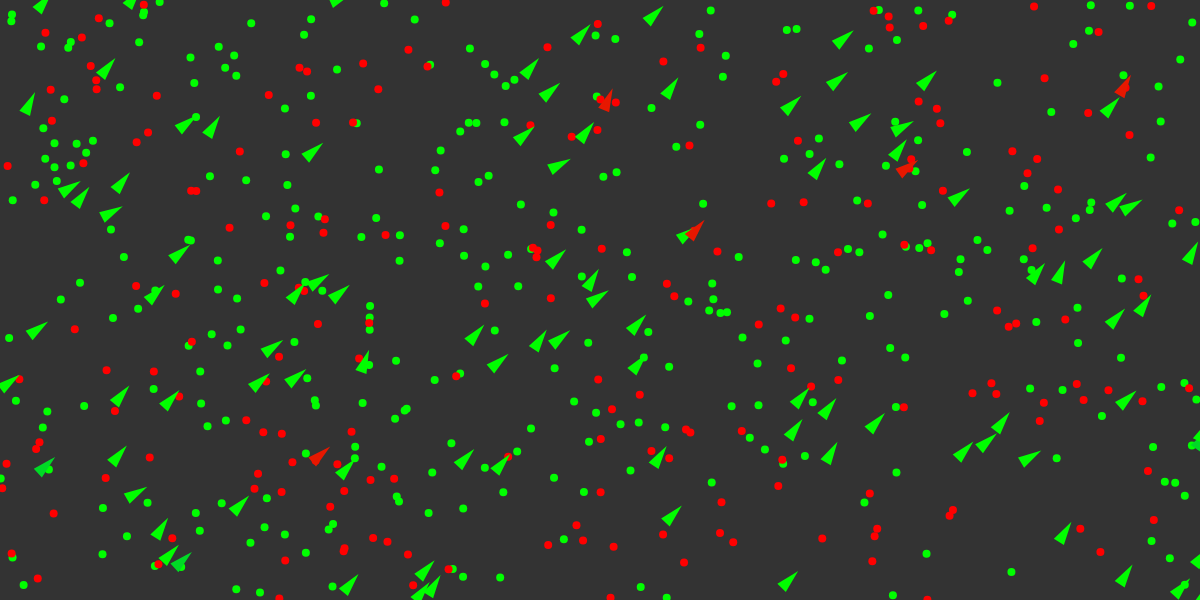
Frame 1 (no input)
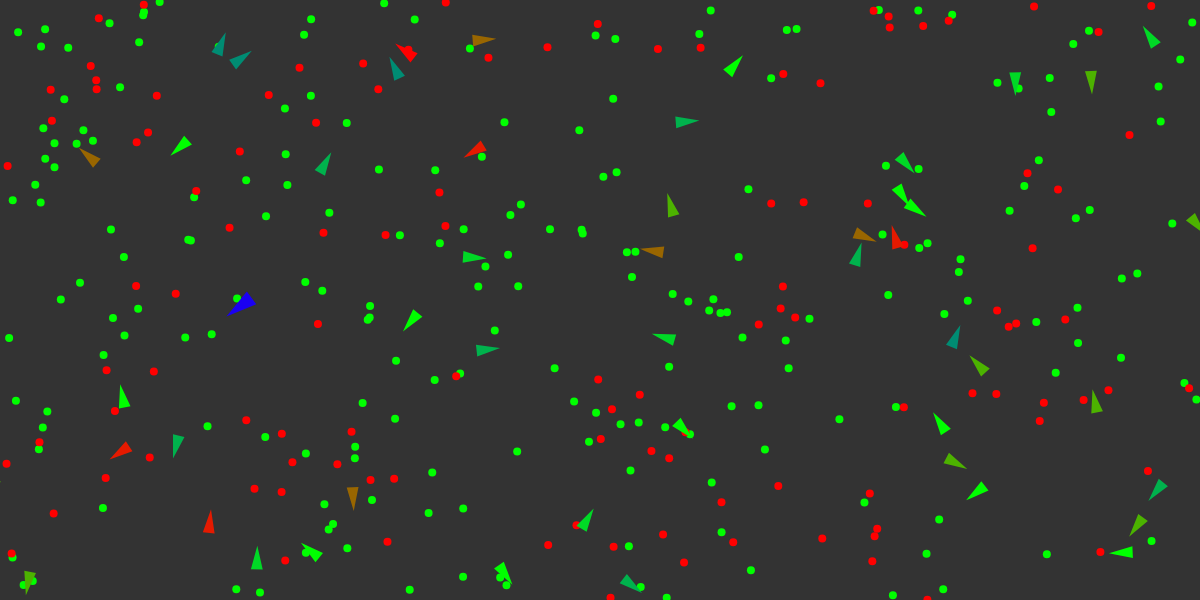
Frame 60 (no input)
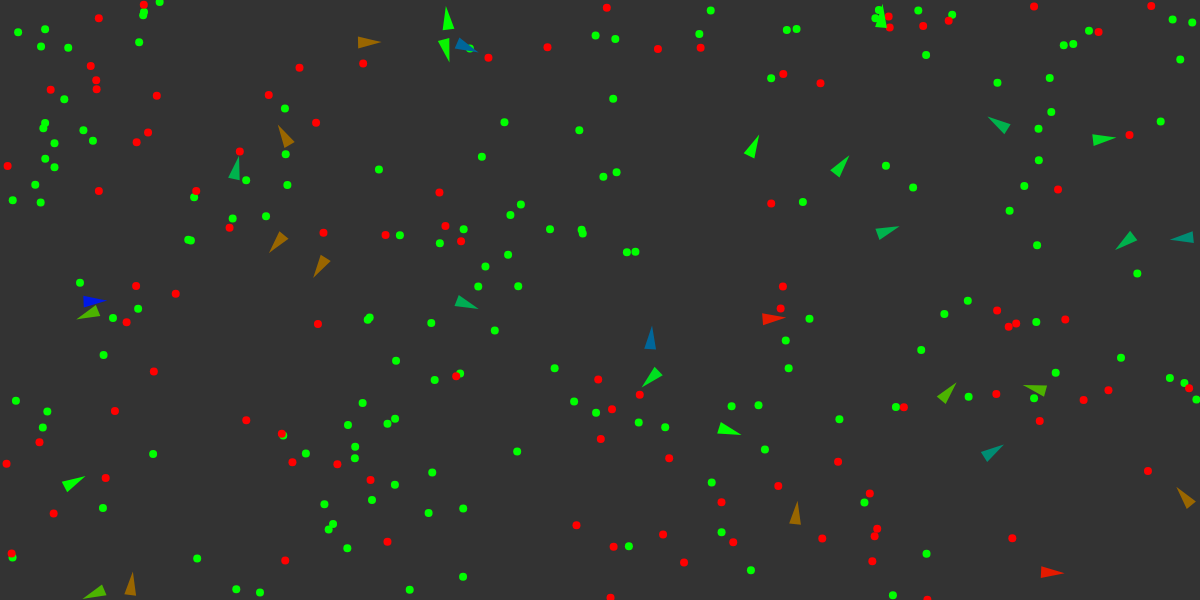
Frame 120 (the mouse pressed at the canvas centre since frame 60)

The p5.js sketch that drew these frames (run headless with seeded random() and noise() and a simulated clock; from frame 60 on, the mouse is pressed at the canvas centre):

// p5.js sketch
// ── sketch.js

var vehicles = [],
	food = [],
	poison = [];
var debug,
    maxChildren = 0,
	maxHealth = 0;

var NUM_VEHICLES = 100,
	NUM_FOOD = NUM_VEHICLES * 3,
	NUM_POISON = NUM_VEHICLES * 2;


function setup(){
	frameRate(20);
	createCanvas(1200,600);
	for(let i=0; i<NUM_VEHICLES; i++){
		vehicles[i] = new Vehicle(random(width), random(height), null);
	}
	
	for(let i=0; i<NUM_FOOD; i++){
		food.push(createVector(random(width), random(height)));
	}
	
	for(let i=0; i<NUM_POISON; i++){
		poison.push(createVector(random(width), random(height)));
	}
    
    debug = createCheckbox();
}

function draw(){
    if(vehicles.length == 0){
        showEndScreen();
    } else{
        background(51);

        if(frameCount % 4 * vehicles.length === 0){
            food.push(createVector(random(width), random(height)));
        }
        if(frameCount % 8 * vehicles.length === 0){
            poison.push(createVector(random(width), random(height)));
        }
        if(frameCount % 500 == 0){
            vehicles.push(new Vehicle(random(width), random(height), null));
        }

        drawFood();
        drawPoison();
        updateVehicles();
    }
}

function mouseClicked(){
    food.push(createVector(mouseX, mouseY));
}

//-------------------------------------------------------------------------------

function showEndScreen(){
    clear();
    background(51);
    textSize(50);
    fill(255);
    text("Simulation Over!", 50, 100);
    text("Framecount: " + frameCount, 50, 200);
    text("maxChildren: " + maxChildren, 50, 300);
	text("maxHealth: " + maxHealth, 50, 400);
    noStroke();
    noLoop();
}

function drawFood(){
    for(i=0; i<food.length; i++){
        fill(0, 255, 0);
        noStroke();
        ellipse(food[i].x, food[i].y, 8, 8);
    }
}

function drawPoison(){
    for(i=0; i<poison.length; i++){
        fill(255, 0, 0);
        noStroke();
        ellipse(poison[i].x, poison[i].y, 8, 8);
    }
}

function tryToReproduce(i){
    if(vehicles[i].lifetime >= Math.round(250 / vehicles[i].health)){
        let newVehicle = vehicles[i].clone();
        vehicles.push(newVehicle);
    }
}

function dropFood(i){
    food.push(createVector(vehicles[i].position.x, vehicles[i].position.y));
    vehicles.splice(i, 1);
}

function updateVehicles(){
    for(let i=vehicles.length-1; i>=0; i--){
        vehicles[i].boundaries();
        vehicles[i].behaviors(food, poison);
        vehicles[i].update();
        vehicles[i].display();
        if(vehicles[i].dead()){
            dropFood(i);
        } else{
            tryToReproduce(i);
        }
    }
}



// ── vehicle.js
function Vehicle(x,y, dna){
	this.acceleration = createVector(0,0);
	this.velocity = createVector(random(2, 3),random(-3, -2));
	this.position = createVector(x,y);
	this.r = 4;
	this.maxvelocity = 7;
	this.maxforce = 1;
    
    this.maxView = 200;
    this.maxAttraction = 1;
    
    this.mutationRate = 0.2;
    this.mutationScale = 0.1;
	
	this.health = 1;
    this.lifetime = 1;
    this.children = 0;
    
    this.dna = [];
	if(dna == null){
        //food weight, poison weight, food perception, poison perception
        this.dna[0] = random(0, 1);
        this.dna[1] = random(0, 1);
        this.dna[2] = random(0, 1);
        this.dna[3] = random(0, 1);
    } else {
        this.dna = dna.slice();
        for(var i=0; i<this.dna.length; i++){
            if(random(1) < this.mutationRate){
                this.dna[i] += random(-this.mutationScale, this.mutationScale);
            }
        }
    }

	this.update = function(){
		if(this.health > maxHealth){
			maxHealth = this.health;
			console.log("Health: " + maxHealth);
		}
        if(this.health > 6){
            this.health = 6;
        }
		this.health -= 0.005;
        this.lifetime++; 
		
		this.position.add(this.velocity).add(0.5 * this.acceleration);
		this.velocity.add(this.acceleration);
		//max speed
		this.velocity.limit(this.maxvelocity);
	};

	this.applyForce = function(force){
        if(force > this.maxforce){
            force = this.maxforce;
        }
		this.acceleration.add(force);
	};

	this.display = function(){
		// Draw a triangle rotated in the direction of velocity
		var theta = this.velocity.heading() + PI/2;
		strokeWeight(3);
		push();
		translate(this.position.x,this.position.y);
		rotate(theta);
		
		if(debug.checked()){
            //dna indicators
            stroke(0, 255, 0);
            noFill();
            line(0, 0, 0, -((this.dna[0] * 2 - 1) * 40));
            ellipse(0, 0, this.dna[2] * this.maxView * 2);
            strokeWeight(2);
            stroke(255, 0, 0);
            line(0, 0, 0, -((this.dna[1] * 2 - 1) * 40));
            ellipse(0, 0, this.dna[3] * this.maxView * 2);
        }
        
        //Body color
		if(this.health <= 1){
            var red = color(255, 0, 0);
            var green = color(0, 255, 0);
            var col = lerpColor(red, green, this.health);   
        } else if(this.health <= 3){
            var green = color(0, 255, 0);
            var blue = color(0, 0, 255);
            var col = lerpColor(green, blue, (this.health - 1) / 2);
        } else if(this.health < 3.5){
            var blue = color(0, 0, 255);
            var purple = color(128, 0, 188);
            var col = lerpColor(blue, purple, (this.health - 3) * 2);
            strokeWeight(6);
        } else{
            var col = color(255, 255, 255);
            strokeWeight(8);
        }
        fill(col);
        
		
		
		stroke(col);
		beginShape();
		vertex(0, -this.r*2);
		vertex(-this.r, this.r*2);
		vertex(this.r, this.r*2);		
		endShape(CLOSE);
		pop();
	};
	
	this.behaviors = function(good, bad){
		var steerG = this.eat(good, 0.3, this.dna[2] * this.maxView);
		var steerB = this.eat(bad, -0.9, this.dna[3] * this.maxView);
		
		steerG.mult((this.dna[0] * 2 - 1) * this.maxAttraction);
		steerB.mult((this.dna[1] * 2 - 1) * this.maxAttraction);
		
		this.applyForce(steerG);
		this.applyForce(steerB);
	};
	
	this.eat = function(list, nutrition, perception){
		var record = Infinity,
			closest = null;
		for(var i = list.length - 1; i >= 0; i--){
			var d = this.position.dist(list[i]);
            //eat if on the item
            if(d < this.maxvelocity){
                list.splice(i, 1);
                this.health += nutrition;
            } else if(d < record && d <= perception){
				record = d;
				closest = list[i];
			}
		}
        
        if(closest !== null){
			return this.seek(closest);
		}
		return createVector(0, 0);
	};
	
	this.seek = function(target){
		var desired = p5.Vector.sub(target,this.position);
		desired.setMag(this.maxvelocity);
		var steer = p5.Vector.sub(desired,this.velocity);
		steer.limit(this.maxforce);

		return steer;
	};
	
	this.dead = function(){
		return (this.health < 0);
	};
	
	this.boundaries = function(){
		var d = 25;
		var desired = null;

		if (this.position.x < d) {
			desired = createVector(this.maxvelocity, this.velocity.y);
		}
		else if (this.position.x > width - d) {
			desired = createVector(-this.maxvelocity, this.velocity.y);
		}

		if (this.position.y < d) {
			desired = createVector(this.velocity.x, this.maxvelocity);
		}
		else if (this.position.y > height - d) {
			desired = createVector(this.velocity.x, -this.maxvelocity);
		}

		if (desired !== null) {
			desired.setMag(this.maxvelocity);
			var steer = p5.Vector.sub(desired, this.velocity);
			steer.limit(this.maxforce);
			this.applyForce(steer);
		}
  	};
    
    this.clone = function(){
        this.lifetime = 0;
        this.children++;
        if(this.children > maxChildren){
            maxChildren = this.children;
            console.log("Children: " + this.children);
        }
        return new Vehicle(this.position.x, this.position.y, this.dna);
    };
}
